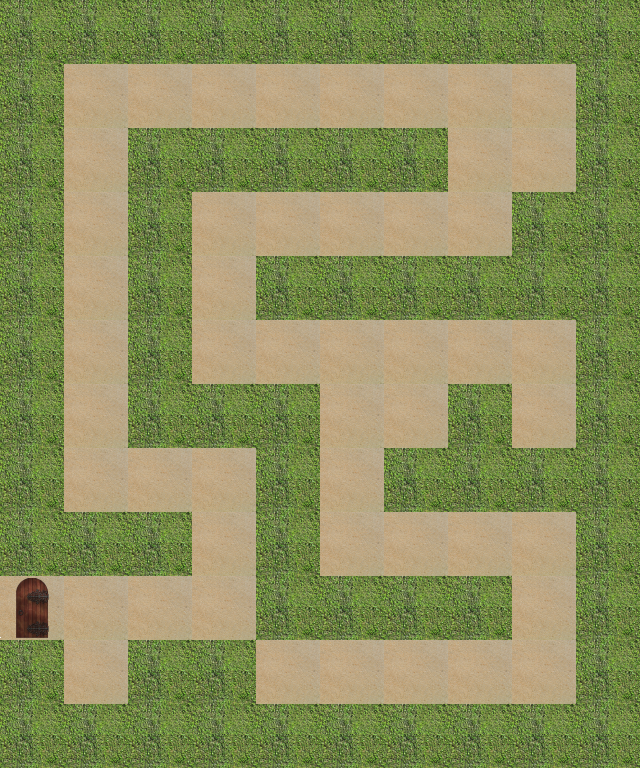

Tiled map render using the project's own tile images. Description and the map definition, with tile-layer contents summarised, below:
An orthogonal 10x12 tile map with 64x64 px tiles, 3 tile layers (path, wall, end), 2 hidden layers not drawn.

<map version="1.0" orientation="orthogonal" renderorder="right-down" width="10" height="12" tilewidth="64" tileheight="64">
 <properties>
  <property name="bestTimePossible" value="" />
 </properties>
 <tileset firstgid="1" name="sandbush" tilewidth="64" tileheight="64">
  <image source="sandbush.png" width="256" height="192" />
 </tileset>
 <layer name="path" width="10" height="12">
  <data>[120 cells, 50 non-empty, 1 distinct tile ids]</data>
 </layer>
 <layer name="wall" width="10" height="12">
  <data>[120 cells, 70 non-empty, 1 distinct tile ids]</data>
 </layer>
 <layer name="hint" width="10" height="12" visible="0">
  <data>[120 cells, 21 non-empty, 6 distinct tile ids]</data>
 </layer>
 <layer name="start" width="10" height="12" visible="0">
  <data>[120 cells, 1 non-empty, 1 distinct tile ids]</data>
 </layer>
 <layer name="end" width="10" height="12">
  <data>[120 cells, 1 non-empty, 1 distinct tile ids]</data>
 </layer>
</map>
